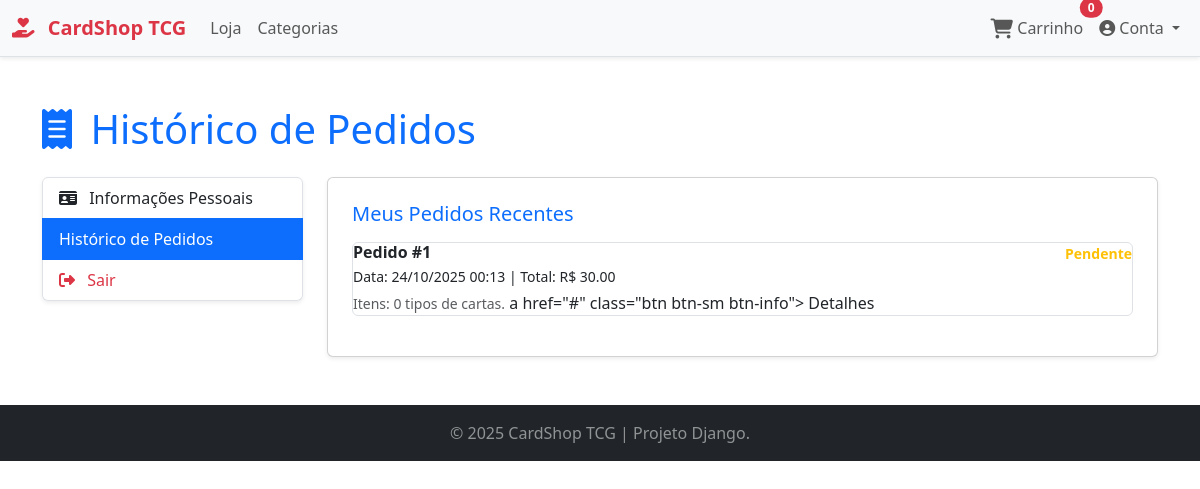
The page /pedidos/ (signed in) on the database its author committed.
### tcg/models.py (models this page shows, shortened)
class Pedido(models.Model):
    usuario = models.ForeignKey(User, on_delete=models.CASCADE, related_name="pedidos")
    endereco = models.ForeignKey(Endereco, on_delete=models.PROTECT)
    data_pedido = models.DateTimeField(auto_now_add=True)
    status = models.CharField(max_length=50, choices=[
        ("pendente", "Pendente"),
        ("pago", "Pago"),
        ("enviado", "Enviado"),
        ("entregue", "Entregue"),
        ("cancelado", "Cancelado"),
    ], default="pendente")
    valor_total = models.DecimalField(max_digits=10, decimal_places=2)

### tcg/views.py (the view)
# urls.py: path('pedidos/', views.user_orders, name='orders'),
@login_required(login_url='tcg:login')
def user_orders(request):
    pedidos = Pedido.objects.filter(usuario=request.user).order_by('-data_pedido')
    context = {
        'pedidos': pedidos
    }
    return render(request, 'orders.html', context)

### tcg/context_processors.py (called while the page is built)
def cart_item_count_processor(request):
    cart_item_count = 0
    if request.user.is_authenticated:
        try:
            carrinho = Carrinho.objects.get(usuario=request.user, status='aberto')
            cart_item_count = carrinho.itens.count()
        except Carrinho.DoesNotExist:
            pass
    return {'cart_item_count': cart_item_count}

### templates/orders.html (shortened to what this page needs)
{% extends "base.html" %}
{% load static %}
{% block content %}
<div class="row">
    <div class="col-12">
        <h1 class="mb-4 text-primary"><i class="fas fa-receipt me-2"></i> Histórico de Pedidos</h1>
    </div>
</div>
<div class="row">
    <div class="col-md-3 mb-4">
        <div class="list-group shadow-sm">
            <a href="{% url 'tcg:profile' %}" class="list-group-item list-group-item-action">
                <i class="fas fa-id-card me-2"></i> Informações Pessoais
            </a>
            <a href="{% url 'tcg:orders' %}" class="list-group-item list-group-item-action active">
                Histórico de Pedidos
            </a>
            <a href="{% url 'tcg:logout' %}" class="list-group-item list-group-item-action text-danger">
                <i class="fas fa-sign-out-alt me-2"></i> Sair
            </a>
        </div>
    </div>
    <div class="col-md-9">
        <div class="card shadow-sm p-4">
            <h5 class="card-title text-primary mb-3">Meus Pedidos Recentes</h5>
            {% if pedidos %}
                {% for pedido in pedidos %}
                <div class="list-group-item list-group-item-action mb-3 border rounded">
                    <div class="d-flex w-100 justify-content-between">
                        <h6 class="mb-1 fw-bold">Pedido #{{ pedido.id }}</h6>
                        <small class="{% if pedido.status == 'pago' %}text-success{% elif pedido.status == 'pendente' %}text-warning{% else %}text-danger{% endif %} fw-bold">
                            {{ pedido.get_status_display }}
                        </small>
                    </div>
                    <p class="mb-1 small">Data: {{ pedido.data_pedido|date:"d/m/Y H:i" }} | Total: R$ {{ pedido.valor_total|stringformat:".2f" }}</p>
                    <small class="text-muted">Itens: {{ pedido.itens.count }} tipos de cartas.</small>
                    a href="{% url 'tcg:order_detail' pedido.id %}" class="btn btn-sm btn-info">
                        Detalhes
                </div>
                {% endfor %}
            {% else %}
                 <div class="alert alert-info text-center" role="alert">
                    Você ainda não realizou nenhum pedido.
                </div>
            {% endif %}
        </div>
    </div>
</div>
{% endblock content %}

### rows shown on the page
Pedido: id "1", status "Pendente", data_pedido "24/10/2025 00:13", valor_total "30.00", itens.count "0", id "#"

### other values the page prints
{{ cart_item_count }} "0"
